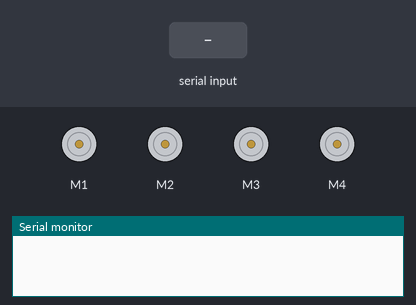
The sketch below on a simulated Arduino Mega 2560, built with avr-gcc and run on an emulated ATmega2560. Parts: 4 × DC motor (green arrow = forward, orange = backward, longer = faster), the last lines printed to the serial monitor. The inputs (shaded band) are chosen by the test bench.

Above: at 1.2 s.
1.3 s: "w" received over the second serial link
At 2.5 s:
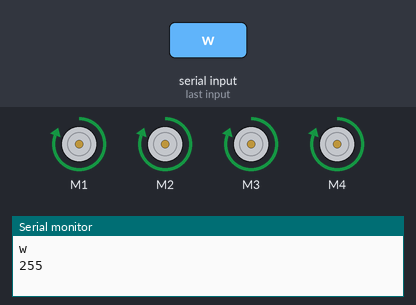
2.8 s: "s" received over the second serial link
At 3.8 s:
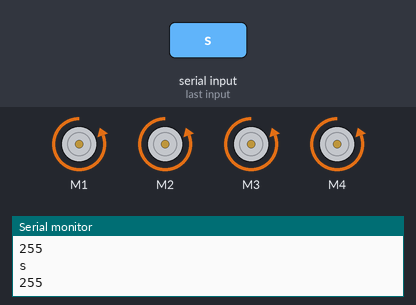
4.3 s: "a" received over the second serial link
At 5.0 s:
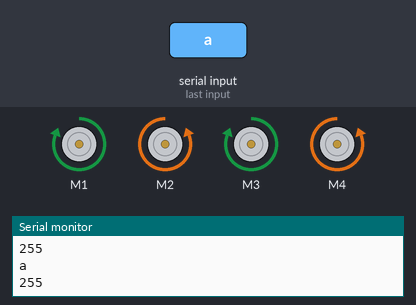
5.8 s: "d" received over the second serial link
At 6.1 s:
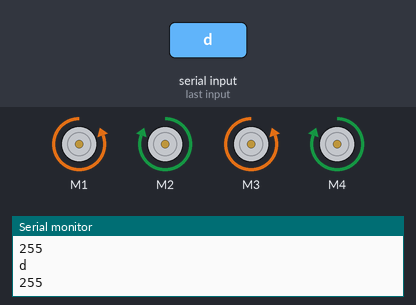
7.3 s: "k" received over the second serial link
At 8.4 s:
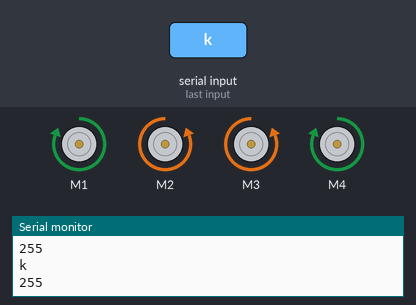
8.8 s: "p" received over the second serial link
At 9.6 s:
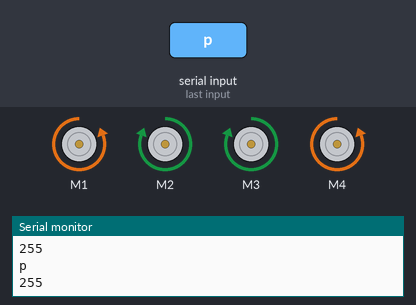
Timing chart, 0 to 11.3 s (numbered marks = the images above; inputs shaded):
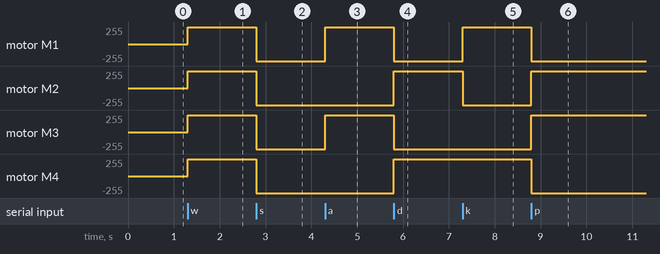

Measured:
- after the input at 1.3 s, motor M1–4: stopped → forward 255/255 at once
- after the input at 2.8 s, motor M1–4: forward 255/255 → backward 255/255 at once
- after the input at 4.3 s, motor M1, motor M3: backward 255/255 → forward 255/255 at once
- after the input at 5.8 s, motor M1, motor M3: forward 255/255 → backward 255/255 at once; motor M2, motor M4: backward 255/255 → forward 255/255 at once
- after the input at 7.3 s, motor M1: backward 255/255 → forward 255/255 at once; motor M2: forward 255/255 → backward 255/255 at once
- after the input at 8.8 s, motor M1, motor M4: forward 255/255 → backward 255/255 at once; motor M2, motor M3: backward 255/255 → forward 255/255 at once

The sketch:

MERC2022.ino
```cpp
#define REMOTEXY_MODE__ESP8266_HARDSERIAL_POINT


#include <AFMotor.h>
char received;
AF_DCMotor motor1(1);
AF_DCMotor motor2(2);
AF_DCMotor motor3(3);
AF_DCMotor motor4(4);
int speed = 255;

void setup()
{

  // TODO you setup code
  Serial3.begin(115200);
  Serial.begin(115200);
  motor1.setSpeed(speed);
  motor1.run(RELEASE);
  motor2.setSpeed(speed);
  motor2.run(RELEASE);
  motor3.setSpeed(speed);
  motor3.run(RELEASE);
  motor4.setSpeed(speed);
  motor4.run(RELEASE);

}

void loop()
{

  if (Serial3.available()) {
    received = Serial3.read();
    Serial.println(received);
    Serial.println(speed);
  }
  //  if(received.length==7){
  //    String angle = received.substring(0,3);
  //    String strength = received.substring(3,6);
  //    String button = received.substring(6,8);
  //    }

  if ( received == 'w')
  {
    motor1.run(FORWARD);
    motor2.run(FORWARD);
    motor3.run(FORWARD);
    motor4.run(FORWARD);
    received = 0;
    delay(5);
  }
  if (received == 's')
  {
    motor1.run(BACKWARD);
    motor2.run(BACKWARD);
    motor3.run(BACKWARD);
    motor4.run(BACKWARD);
    received = 0;
    delay(5);
  }
  if (received == 'a')
  {

    motor1.run(FORWARD);
    motor2.run(BACKWARD);
    motor3.run(FORWARD);
    motor4.run(BACKWARD);
    received = 0;
    delay(5);
  }
  if (received == 'd')
  {

    motor1.run(BACKWARD);
    motor2.run(FORWARD);
    motor3.run(BACKWARD);
    motor4.run(FORWARD);
    received = 0;
    delay(5);
  }
  if (received == 'k')
  {

    motor1.run(FORWARD);
    motor2.run(BACKWARD);
    motor3.run(BACKWARD);
    motor4.run(FORWARD);
    received = 0;
    delay(5);
  } if (received == 'p')
  {

    motor1.run(BACKWARD);
    motor2.run(FORWARD);
    motor3.run(FORWARD);
    motor4.run(BACKWARD);
    received = 0;
    delay(5);
  }
  if (received == 'x')
  {
    if (speed > 0) {
      speed -= 5;
      motor1.setSpeed(speed);
      motor2.setSpeed(speed);
      motor3.setSpeed(speed);
      motor4.setSpeed(speed);
    }
    received = 0;
  }
  if (received == 'o')
  {
    if (speed < 255) {
      speed += 5;
      motor1.setSpeed(speed);
      motor2.setSpeed(speed);
      motor3.setSpeed(speed);
      motor4.setSpeed(speed);
    }
    received = 0;
  }

  //  if (received == 'FR')//Foward Right
  //  {
  //    motor1.run(RELEASE);
  //    motor2.run(FORWARD);
  //    motor3.run(RELEASE);
  //    motor4.run(FORWARD);
  //    received = 0;
  //    delay(5);
  //  }  if (received == 'BL')//BL
  //  {
  //    motor1.run(RELEASE);
  //    motor2.run(BACKWARD);
  //    motor3.run(RELEASE);
  //    motor4.run(BACKWARD);
  //    received = 0;
  //    delay(5);
  //  } if (received == 'FL' )//FL
  //  {
  //    motor1.run(FORWARD);
  //    motor2.run(RELEASE);
  //    motor3.run(FORWARD);
  //    motor4.run(RELEASE);
  //    received = 0;
  //    delay(5);
  //  }
  //  if (received == 'BR')//BR
  //  {
  //    motor1.run(BACKWARD);
  //    motor2.run(RELEASE);
  //    motor3.run(BACKWARD);
  //    motor4.run(RELEASE);
  //    received = 0;
  //    delay(5);
  //  }
  if (received == '0') {
    motor1.run(RELEASE);
    motor2.run(RELEASE);
    motor3.run(RELEASE);
    motor4.run(RELEASE);
    received = 0;
    delay(5);
  }

}
```
